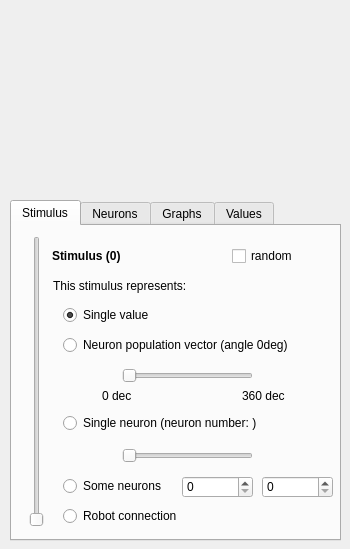
<?xml version="1.0" encoding="UTF-8"?>
<ui version="4.0">
 <class>ConnectionPropertiesWindow</class>
 <widget class="QDialog" name="ConnectionPropertiesWindow">
  <property name="geometry">
   <rect>
    <x>0</x>
    <y>0</y>
    <width>350</width>
    <height>549</height>
   </rect>
  </property>
  <property name="windowTitle">
   <string>Properties</string>
  </property>
  <widget class="QTabWidget" name="tabWidget">
   <property name="geometry">
    <rect>
     <x>10</x>
     <y>200</y>
     <width>331</width>
     <height>341</height>
    </rect>
   </property>
   <property name="currentIndex">
    <number>0</number>
   </property>
   <widget class="QWidget" name="stimulusTab">
    <attribute name="title">
     <string>Stimulus</string>
    </attribute>
    <widget class="QLabel" name="stimulusLabel">
     <property name="geometry">
      <rect>
       <x>40</x>
       <y>20</y>
       <width>91</width>
       <height>20</height>
      </rect>
     </property>
     <property name="font">
      <font>
       <weight>75</weight>
       <bold>true</bold>
      </font>
     </property>
     <property name="text">
      <string>Stimulus (0)</string>
     </property>
    </widget>
    <widget class="QCheckBox" name="randomizeStimulusCheckBox">
     <property name="geometry">
      <rect>
       <x>220</x>
       <y>20</y>
       <width>81</width>
       <height>20</height>
      </rect>
     </property>
     <property name="text">
      <string>random</string>
     </property>
    </widget>
    <widget class="QSlider" name="stimulusSlider">
     <property name="enabled">
      <bool>true</bool>
     </property>
     <property name="geometry">
      <rect>
       <x>9</x>
       <y>10</y>
       <width>31</width>
       <height>291</height>
      </rect>
     </property>
     <property name="minimum">
      <number>0</number>
     </property>
     <property name="value">
      <number>0</number>
     </property>
     <property name="orientation">
      <enum>Qt::Vertical</enum>
     </property>
    </widget>
    <widget class="QRadioButton" name="stimulusFullButton">
     <property name="geometry">
      <rect>
       <x>51</x>
       <y>79</y>
       <width>101</width>
       <height>20</height>
      </rect>
     </property>
     <property name="text">
      <string>Single value</string>
     </property>
     <property name="checked">
      <bool>true</bool>
     </property>
    </widget>
    <widget class="QRadioButton" name="stimulusVectorButton">
     <property name="geometry">
      <rect>
       <x>51</x>
       <y>109</y>
       <width>271</width>
       <height>20</height>
      </rect>
     </property>
     <property name="text">
      <string>Neuron population vector (angle 0deg)</string>
     </property>
    </widget>
    <widget class="QLabel" name="stimulusLabel_2">
     <property name="geometry">
      <rect>
       <x>41</x>
       <y>50</y>
       <width>151</width>
       <height>20</height>
      </rect>
     </property>
     <property name="text">
      <string>This stimulus represents:</string>
     </property>
    </widget>
    <widget class="QSlider" name="stimulusVectorSlider">
     <property name="geometry">
      <rect>
       <x>110</x>
       <y>140</y>
       <width>131</width>
       <height>20</height>
      </rect>
     </property>
     <property name="maximum">
      <number>359</number>
     </property>
     <property name="orientation">
      <enum>Qt::Horizontal</enum>
     </property>
    </widget>
    <widget class="QLabel" name="stimulusLabel_3">
     <property name="geometry">
      <rect>
       <x>230</x>
       <y>160</y>
       <width>51</width>
       <height>20</height>
      </rect>
     </property>
     <property name="text">
      <string>360 dec</string>
     </property>
    </widget>
    <widget class="QLabel" name="stimulusLabel_4">
     <property name="geometry">
      <rect>
       <x>90</x>
       <y>160</y>
       <width>41</width>
       <height>20</height>
      </rect>
     </property>
     <property name="text">
      <string>0 dec</string>
     </property>
    </widget>
    <widget class="QRadioButton" name="stimulusSingleNeuronButton">
     <property name="geometry">
      <rect>
       <x>51</x>
       <y>187</y>
       <width>271</width>
       <height>20</height>
      </rect>
     </property>
     <property name="text">
      <string>Single neuron (neuron number: )</string>
     </property>
    </widget>
    <widget class="QSlider" name="stimulusSingleNeuronSlider">
     <property name="geometry">
      <rect>
       <x>110</x>
       <y>220</y>
       <width>131</width>
       <height>20</height>
      </rect>
     </property>
     <property name="maximum">
      <number>359</number>
     </property>
     <property name="orientation">
      <enum>Qt::Horizontal</enum>
     </property>
    </widget>
    <widget class="QRadioButton" name="robotStimulusButton">
     <property name="geometry">
      <rect>
       <x>51</x>
       <y>280</y>
       <width>271</width>
       <height>20</height>
      </rect>
     </property>
     <property name="text">
      <string>Robot connection</string>
     </property>
    </widget>
    <widget class="QRadioButton" name="someStimulusButton">
     <property name="geometry">
      <rect>
       <x>51</x>
       <y>250</y>
       <width>271</width>
       <height>20</height>
      </rect>
     </property>
     <property name="text">
      <string>Some neurons</string>
     </property>
    </widget>
    <widget class="QSpinBox" name="startSpinBox">
     <property name="geometry">
      <rect>
       <x>170</x>
       <y>250</y>
       <width>71</width>
       <height>22</height>
      </rect>
     </property>
    </widget>
    <widget class="QSpinBox" name="endSpinBox">
     <property name="geometry">
      <rect>
       <x>250</x>
       <y>250</y>
       <width>71</width>
       <height>22</height>
      </rect>
     </property>
    </widget>
   </widget>
   <widget class="QWidget" name="neuronsTab">
    <attribute name="title">
     <string>Neurons</string>
    </attribute>
    <widget class="QWidget" name="gridLayoutWidget">
     <property name="geometry">
      <rect>
       <x>9</x>
       <y>9</y>
       <width>221</width>
       <height>281</height>
      </rect>
     </property>
     <layout class="QGridLayout" name="gridLayout">
      <item row="3" column="0">
       <widget class="QLabel" name="aLabel">
        <property name="text">
         <string>a</string>
        </property>
        <property name="alignment">
         <set>Qt::AlignRight|Qt::AlignTrailing|Qt::AlignVCenter</set>
        </property>
       </widget>
      </item>
      <item row="4" column="0">
       <widget class="QLabel" name="aVarLabel">
        <property name="text">
         <string>a var</string>
        </property>
        <property name="alignment">
         <set>Qt::AlignRight|Qt::AlignTrailing|Qt::AlignVCenter</set>
        </property>
       </widget>
      </item>
      <item row="5" column="0">
       <widget class="QLabel" name="bLabel">
        <property name="text">
         <string>b</string>
        </property>
        <property name="alignment">
         <set>Qt::AlignRight|Qt::AlignTrailing|Qt::AlignVCenter</set>
        </property>
       </widget>
      </item>
      <item row="6" column="0">
       <widget class="QLabel" name="bVarLabel">
        <property name="text">
         <string>b var</string>
        </property>
        <property name="alignment">
         <set>Qt::AlignRight|Qt::AlignTrailing|Qt::AlignVCenter</set>
        </property>
       </widget>
      </item>
      <item row="7" column="0">
       <widget class="QLabel" name="cLabel">
        <property name="text">
         <string>c</string>
        </property>
        <property name="alignment">
         <set>Qt::AlignRight|Qt::AlignTrailing|Qt::AlignVCenter</set>
        </property>
       </widget>
      </item>
      <item row="8" column="0">
       <widget class="QLabel" name="cVarLabel">
        <property name="text">
         <string>c var</string>
        </property>
        <property name="alignment">
         <set>Qt::AlignRight|Qt::AlignTrailing|Qt::AlignVCenter</set>
        </property>
       </widget>
      </item>
      <item row="9" column="0">
       <widget class="QLabel" name="dLabel">
        <property name="text">
         <string>d</string>
        </property>
        <property name="alignment">
         <set>Qt::AlignRight|Qt::AlignTrailing|Qt::AlignVCenter</set>
        </property>
       </widget>
      </item>
      <item row="10" column="0">
       <widget class="QLabel" name="dVarLabel">
        <property name="text">
         <string>d var</string>
        </property>
        <property name="alignment">
         <set>Qt::AlignRight|Qt::AlignTrailing|Qt::AlignVCenter</set>
        </property>
       </widget>
      </item>
      <item row="3" column="1">
       <widget class="QSlider" name="aSlider">
        <property name="minimum">
         <number>-1000</number>
        </property>
        <property name="maximum">
         <number>1000</number>
        </property>
        <property name="singleStep">
         <number>1</number>
        </property>
        <property name="pageStep">
         <number>10</number>
        </property>
        <property name="value">
         <number>1000</number>
        </property>
        <property name="orientation">
         <enum>Qt::Horizontal</enum>
        </property>
       </widget>
      </item>
      <item row="4" column="1">
       <widget class="QSlider" name="aVarSlider">
        <property name="minimum">
         <number>-1000</number>
        </property>
        <property name="maximum">
         <number>1000</number>
        </property>
        <property name="singleStep">
         <number>1</number>
        </property>
        <property name="pageStep">
         <number>10</number>
        </property>
        <property name="value">
         <number>1000</number>
        </property>
        <property name="orientation">
         <enum>Qt::Horizontal</enum>
        </property>
       </widget>
      </item>
      <item row="5" column="1">
       <widget class="QSlider" name="bSlider">
        <property name="minimum">
         <number>-1000</number>
        </property>
        <property name="maximum">
         <number>1000</number>
        </property>
        <property name="singleStep">
         <number>1</number>
        </property>
        <property name="pageStep">
         <number>10</number>
        </property>
        <property name="value">
         <number>1000</number>
        </property>
        <property name="orientation">
         <enum>Qt::Horizontal</enum>
        </property>
       </widget>
      </item>
      <item row="6" column="1">
       <widget class="QSlider" name="bVarSlider">
        <property name="minimum">
         <number>-1000</number>
        </property>
        <property name="maximum">
         <number>1000</number>
        </property>
        <property name="singleStep">
         <number>1</number>
        </property>
        <property name="pageStep">
         <number>10</number>
        </property>
        <property name="value">
         <number>1000</number>
        </property>
        <property name="orientation">
         <enum>Qt::Horizontal</enum>
        </property>
       </widget>
      </item>
      <item row="7" column="1">
       <widget class="QSlider" name="cSlider">
        <property name="minimum">
         <number>-1000</number>
        </property>
        <property name="maximum">
         <number>1000</number>
        </property>
        <property name="singleStep">
         <number>1</number>
        </property>
        <property name="pageStep">
         <number>10</number>
        </property>
        <property name="value">
         <number>1000</number>
        </property>
        <property name="orientation">
         <enum>Qt::Horizontal</enum>
        </property>
       </widget>
      </item>
      <item row="8" column="1">
       <widget class="QSlider" name="cVarSlider">
        <property name="minimum">
         <number>-1000</number>
        </property>
        <property name="maximum">
         <number>1000</number>
        </property>
        <property name="singleStep">
         <number>1</number>
        </property>
        <property name="pageStep">
         <number>10</number>
        </property>
        <property name="value">
         <number>1000</number>
        </property>
        <property name="orientation">
         <enum>Qt::Horizontal</enum>
        </property>
       </widget>
      </item>
      <item row="9" column="1">
       <widget class="QSlider" name="dSlider">
        <property name="minimum">
         <number>-1000</number>
        </property>
        <property name="maximum">
         <number>1000</number>
        </property>
        <property name="singleStep">
         <number>1</number>
        </property>
        <property name="pageStep">
         <number>10</number>
        </property>
        <property name="value">
         <number>1000</number>
        </property>
        <property name="orientation">
         <enum>Qt::Horizontal</enum>
        </property>
       </widget>
      </item>
      <item row="10" column="1">
       <widget class="QSlider" name="dVarSlider">
        <property name="minimum">
         <number>-1000</number>
        </property>
        <property name="maximum">
         <number>1000</number>
        </property>
        <property name="singleStep">
         <number>1</number>
        </property>
        <property name="pageStep">
         <number>10</number>
        </property>
        <property name="value">
         <number>1000</number>
        </property>
        <property name="orientation">
         <enum>Qt::Horizontal</enum>
        </property>
       </widget>
      </item>
      <item row="11" column="0">
       <widget class="QLabel" name="sigmaLabel">
        <property name="minimumSize">
         <size>
          <width>65</width>
          <height>0</height>
         </size>
        </property>
        <property name="text">
         <string>sigma:</string>
        </property>
        <property name="alignment">
         <set>Qt::AlignRight|Qt::AlignTrailing|Qt::AlignVCenter</set>
        </property>
       </widget>
      </item>
      <item row="11" column="1">
       <widget class="QSlider" name="sigmaSlider">
        <property name="minimum">
         <number>0</number>
        </property>
        <property name="maximum">
         <number>1000</number>
        </property>
        <property name="singleStep">
         <number>1</number>
        </property>
        <property name="pageStep">
         <number>10</number>
        </property>
        <property name="value">
         <number>1000</number>
        </property>
        <property name="orientation">
         <enum>Qt::Horizontal</enum>
        </property>
       </widget>
      </item>
     </layout>
    </widget>
    <widget class="QPushButton" name="okButton">
     <property name="geometry">
      <rect>
       <x>240</x>
       <y>260</y>
       <width>81</width>
       <height>28</height>
      </rect>
     </property>
     <property name="text">
      <string>apply</string>
     </property>
    </widget>
   </widget>
   <widget class="QWidget" name="graphsTab">
    <attribute name="title">
     <string>Graphs</string>
    </attribute>
    <widget class="QWidget" name="verticalLayoutWidget">
     <property name="geometry">
      <rect>
       <x>80</x>
       <y>10</y>
       <width>241</width>
       <height>281</height>
      </rect>
     </property>
     <layout class="QVBoxLayout" name="verticalLayout">
      <item>
       <widget class="QRadioButton" name="rasterPlotRadioButton">
        <property name="text">
         <string>Raster plot</string>
        </property>
        <property name="checked">
         <bool>true</bool>
        </property>
       </widget>
      </item>
      <item>
       <widget class="QRadioButton" name="current1RadioButton">
        <property name="text">
         <string>Current plot (1 neuron)</string>
        </property>
       </widget>
      </item>
      <item>
       <widget class="QRadioButton" name="currentAllRadioButton">
        <property name="text">
         <string>Current plot (all neurons)</string>
        </property>
       </widget>
      </item>
      <item>
       <widget class="QRadioButton" name="firingRate1RadioButton">
        <property name="text">
         <string>Firing rate (1 neuron)</string>
        </property>
       </widget>
      </item>
      <item>
       <widget class="QRadioButton" name="firingRateAllRadioButton">
        <property name="text">
         <string>Firing rate (all neurons)</string>
        </property>
       </widget>
      </item>
      <item>
       <widget class="QRadioButton" name="firingRateBlockRadioButton">
        <property name="text">
         <string>Firing rate (block)</string>
        </property>
       </widget>
      </item>
     </layout>
    </widget>
    <widget class="QSlider" name="verticalSlider">
     <property name="geometry">
      <rect>
       <x>30</x>
       <y>60</y>
       <width>19</width>
       <height>221</height>
      </rect>
     </property>
     <property name="orientation">
      <enum>Qt::Vertical</enum>
     </property>
    </widget>
    <widget class="QLabel" name="label">
     <property name="geometry">
      <rect>
       <x>4</x>
       <y>0</y>
       <width>71</width>
       <height>61</height>
      </rect>
     </property>
     <property name="text">
      <string>graph's time length (30)</string>
     </property>
     <property name="wordWrap">
      <bool>true</bool>
     </property>
    </widget>
   </widget>
   <widget class="QWidget" name="valuesTab">
    <attribute name="title">
     <string>Values</string>
    </attribute>
    <widget class="QTextEdit" name="valuesTextEdit">
     <property name="geometry">
      <rect>
       <x>2</x>
       <y>1</y>
       <width>321</width>
       <height>301</height>
      </rect>
     </property>
     <property name="readOnly">
      <bool>true</bool>
     </property>
    </widget>
   </widget>
  </widget>
 </widget>
 <resources/>
 <connections/>
</ui>
